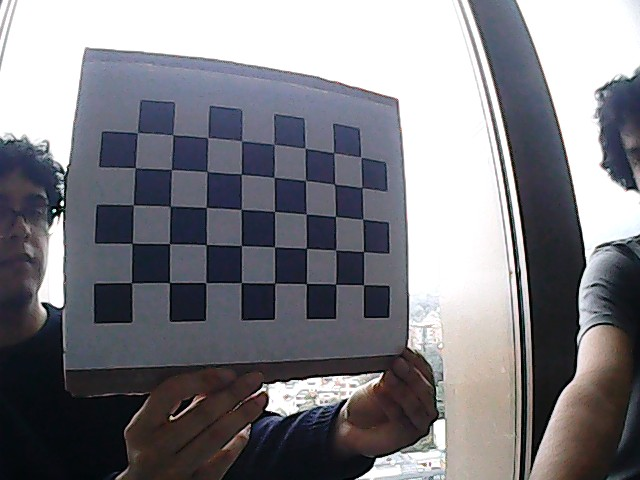
//> input picture Programas CPP/images/WIN_20260904_14_45_23_Pro.jpg, 640 x 480 px; its folder holds 4 pictures in this run
$ ./CameraCalib   (built with g++ and OpenCV 4)
//> lines starting //> are read from the running program, lines starting //| are printed output that depends on the picture; after the words box and inside, x2 and y2 are one past the last pixel; in counts of white or black regions, pixels touching at a corner belong together
/**
 * CameraCalib.cpp
 * Calibración de cámara con tablero de ajedrez y corrección de distorsión en vivo.
 *
 * Toda lente deforma la imagen. Calibrar la cámara es estimar matemáticamente esa
 * deformación para poder corregirla por software. Se obtienen:
 *
 *   - Matriz intrínseca K (3x3): distancia focal (fx, fy, en píxeles) y punto
 *     principal (cx, cy). Modela una cámara estenopeica (pinhole) ideal y es única
 *     para cada combinación cámara + lente + resolución.
 *   - Coeficientes de distorsión D: radial (k1, k2, k3: barril o cojín) y
 *     tangencial (p1, p2: lente no paralela al sensor). El modelo estándar usa 5.
 *     (Para lentes ojo de pez extremas se debe usar el módulo cv::fisheye, que
 *     emplea otro modelo de proyección.)
 *   - Extrínsecos por imagen: vectores de rotación (rvecs) y traslación (tvecs) del
 *     tablero respecto a la cámara.
 *
 * ## Procedimiento
 *   1. Definir las coordenadas 3D del tablero (plano, Z = 0), en "unidades de casilla".
 *   2. Para cada foto: detectar las esquinas interiores y refinarlas a precisión subpíxel.
 *   3. cv::calibrateCamera relaciona los puntos 3D con los 2D detectados y devuelve
 *      K, D, rvecs, tvecs y el error RMS de reproyección (cuanto menor, mejor;
 *      valores < 1 px suelen considerarse buenos).
 *   4. Guardar los resultados en calibration.yml.
 *   5. Usarlos en vivo: construir los mapas de corrección una sola vez y aplicar
 *      cv::remap en cada fotograma de la cámara.
 *
 * Importante: CHECKERBOARD cuenta ESQUINAS INTERIORES, no casillas. Un tablero de
 * 6x9 casillas tiene 5x8 esquinas interiores. Para una buena calibración conviene
 * usar ~15-25 fotos con el tablero en distintas posiciones, ángulos y zonas del
 * encuadre (cobertura > cantidad).
 *
 * ## Entrada
 *   ./images/*.jpg   fotos del tablero, junto al ejecutable (o al .vcxproj).
 */

#include <opencv2/core/version.hpp>
#include <opencv2/core.hpp>
#include <opencv2/imgcodecs.hpp>
#include <opencv2/imgproc.hpp>
#include <opencv2/highgui.hpp>
#include <opencv2/core/utils/filesystem.hpp>
#if CV_VERSION_MAJOR >= 5
#include <opencv2/calib.hpp>
#include <opencv2/objdetect.hpp>
#include <opencv2/geometry/3d.hpp>
#else
#include <opencv2/calib3d.hpp>
#endif

#include <stdio.h>
#include <iostream>
#include <vector>
#include <string>
#include <ctime>

// Defining the dimensions of checkerboard
int CHECKERBOARD[2]{ 5, 8 };

int main()
{
    // Puntos 3D del mundo real, uno vector por imagen
    std::vector<std::vector<cv::Point3f>> objpoints;
    // Puntos 2D (píxeles) detectados, un vector por imagen
    std::vector<std::vector<cv::Point2f>> imgpoints;

    // Coordenadas 3D de las esquinas del tablero: (0,0,0), (1,0,0), ... con Z = 0
    // porque el tablero es plano. Las unidades son "casillas"; si se usara el
    // tamaño real de la casilla (p. ej. 25 mm), los tvecs saldrían en mm.
    std::vector<cv::Point3f> objp;
    for (int i{ 0 }; i < CHECKERBOARD[1]; i++)
    {
        for (int j{ 0 }; j < CHECKERBOARD[0]; j++)
            objp.push_back(cv::Point3f(j, i, 0));
    }

    // Listar todas las imágenes de calibración de la carpeta
    std::vector<cv::String> images;
    std::string path = "./images/*.jpg";
    cv::glob(path, images);

    if (images.empty())
    {
        std::cerr << "No images found at " << path
            << " -- check that the 'images' folder sits next to the executable "
            << "(or next to the .vcxproj, depending on your working directory) "
            << "and that the files are .jpg." << std::endl;
        return -1;
    }

    cv::Mat frame, gray;
    // Coordenadas en píxeles de las esquinas detectadas en la imagen actual
    std::vector<cv::Point2f> corner_pts;
    bool success;

    // Recorrer todas las imágenes
    for (size_t i{ 0 }; i < images.size(); i++)
    {
        frame = cv::imread(images[i]);
//> frame is the input picture: 480 rows x 640 cols, CV_8UC3; mean B, G, R 131.7, 125.8, 126.3
        if (frame.empty())
        {
            std::cerr << "Could not read image: " << images[i] << std::endl;
            continue;
        }
        // La detección de esquinas trabaja sobre intensidades
        cv::cvtColor(frame, gray, cv::COLOR_BGR2GRAY);
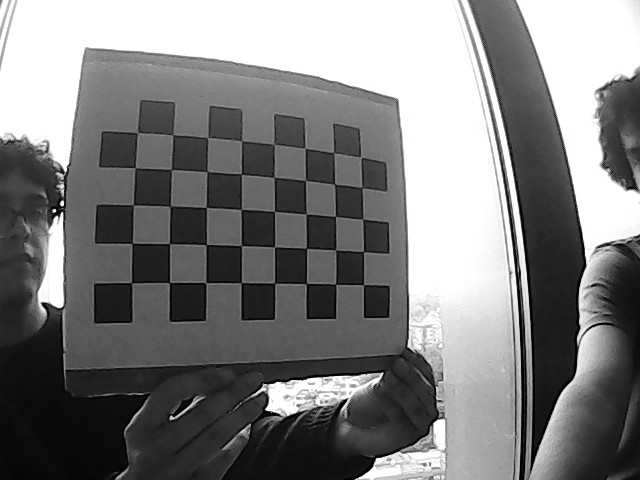
//> gray: 480 rows x 640 cols, CV_8UC1; min 0, max 255, mean 126.6
        //  Buscar las esquinas interiores del tablero.
        //  ADAPTIVE_THRESH : binariza con umbral adaptativo (robusto a iluminación irregular)
        //  FAST_CHECK      : descarte rápido si claramente no hay tablero
        //  NORMALIZE_IMAGE : ecualiza el contraste antes de binarizar
        success = cv::findChessboardCorners(
            gray,
            cv::Size(CHECKERBOARD[0], CHECKERBOARD[1]),
            corner_pts,
            cv::CALIB_CB_ADAPTIVE_THRESH | cv::CALIB_CB_FAST_CHECK | cv::CALIB_CB_NORMALIZE_IMAGE);
//> success = true; corner_pts = 40 Points (x, y), first 12: [131.3, 282.7], [132.3, 243.3], [133.1, 204.9], [135.3, 167.6], [137.4, 132.9], [169.5, 282.5], [169.5, 243.6], [170.3, 206.6], [171.4, 169.6], [172.8, 134.7], [205.7, 282.8], [206.3, 244.7]

        if (success)
        {   // Criterio de parada del refinamiento: 30 iteraciones o cambio < 0.001 px
            cv::TermCriteria criteria(cv::TermCriteria::EPS | cv::TermCriteria::MAX_ITER, 30, 0.001);

            // Refinar a precisión subpíxel (ventana de búsqueda de 11x11)
            cv::cornerSubPix(gray, corner_pts, cv::Size(11, 11), cv::Size(-1, -1), criteria);
//> corner_pts = 40 Points (x, y), first 12: [131.6, 282.7], [132.2, 243.3], [133.4, 204.8], [135.2, 167.7], [137.3, 132.6], [169.5, 282.6], [169.5, 243.6], [170.3, 206.2], [171.5, 169.5], [172.8, 134.8], [205.7, 282.6], [206.3, 244.6]

            // Dibujar las esquinas detectadas sobre la imagen para inspección visual
            cv::drawChessboardCorners(frame, cv::Size(CHECKERBOARD[0], CHECKERBOARD[1]), corner_pts, success);
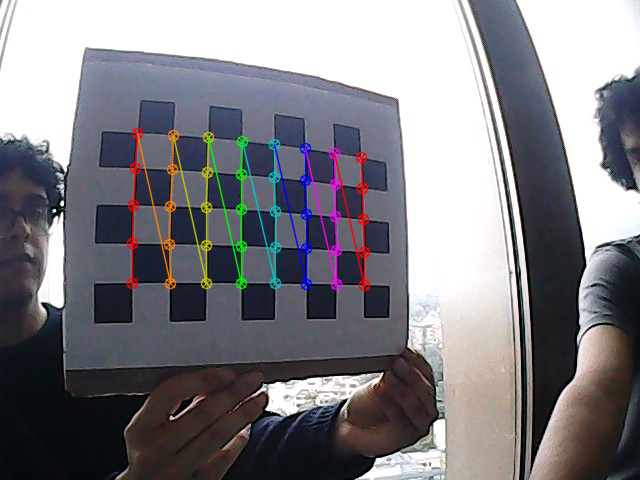
//> frame: 480 rows x 640 cols, CV_8UC3; 3.13% of pixels changed, all inside (x1, y1, x2, y2) = (126, 127, 371, 292)
            // Solo las imágenes con detección exitosa aportan a la calibración
            objpoints.push_back(objp);
            imgpoints.push_back(corner_pts);
//> imgpoints = 1 point lists
        }

        cv::imshow("Image", frame);
        cv::waitKey(0); // pasar a la siguiente imagen con cualquier tecla
    }
//> pass 2 of the loop `for (size_t i{ 0 }; i < images.size(); i++)`:
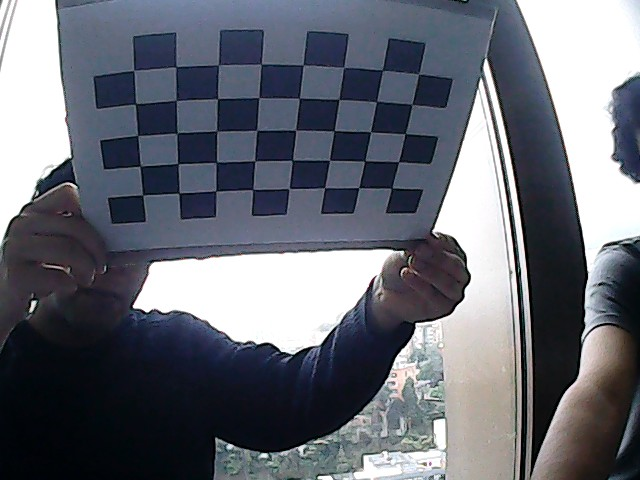
//> input picture Programas CPP/images/WIN_20260904_14_45_31_Pro.jpg, 640 x 480 px
//> frame is the input picture: 480 rows x 640 cols, CV_8UC3; mean B, G, R 115.8, 106.5, 103
//> `cv::cvtColor(frame, gray, cv::COLOR_BGR2GRAY);`:
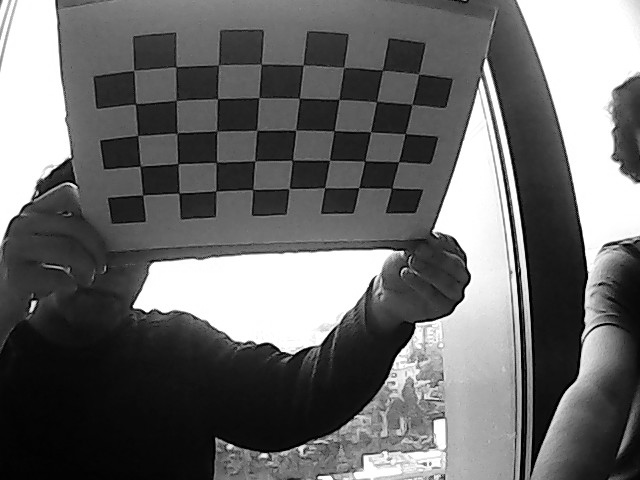
//> gray: 480 rows x 640 cols, CV_8UC1; min 0, max 255, mean 106.5
//> `success = cv::findChessboardCorners( gray, cv::Size(CHECKERBOARD[0], C..`: success = false; corner_pts = empty
//> pass 3 of the loop `for (size_t i{ 0 }; i < images.size(); i++)`:
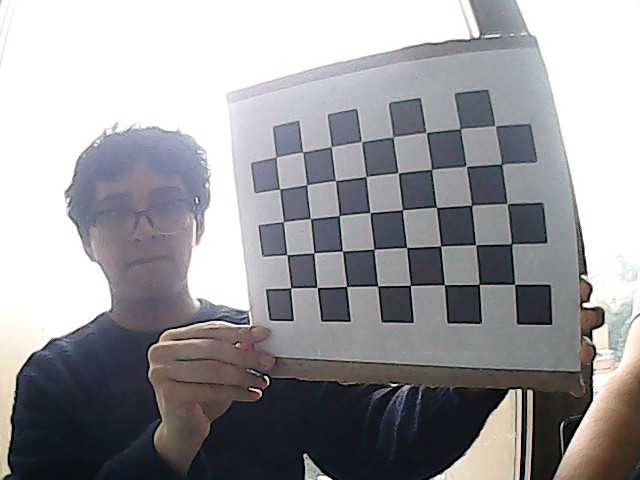
//> input picture Programas CPP/images/WIN_20260904_14_45_38_Pro.jpg, 640 x 480 px
//> frame is the input picture: 480 rows x 640 cols, CV_8UC3; mean B, G, R 156.8, 153.3, 154
//> `cv::cvtColor(frame, gray, cv::COLOR_BGR2GRAY);`:
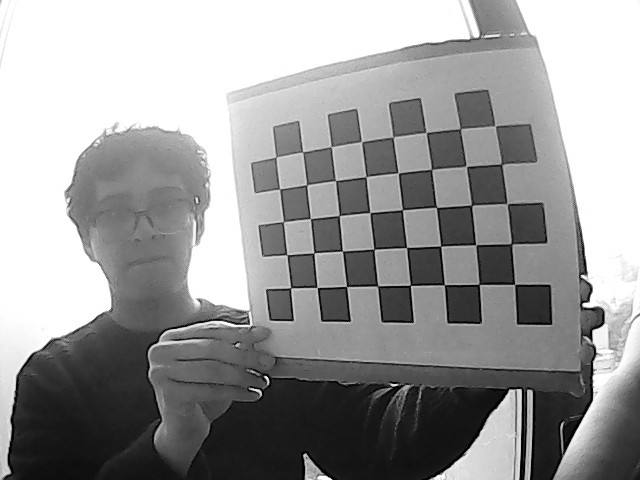
//> gray: 480 rows x 640 cols, CV_8UC1; min 0, max 255, mean 153.9
//> `success = cv::findChessboardCorners( gray, cv::Size(CHECKERBOARD[0], C..`: success = true; corner_pts = 40 Points (x, y), first 12: [290.6, 287.8], [286.8, 254.7], [283.4, 221.8], [279.7, 189], [275.9, 157.1], [317.2, 287.5], [313.8, 252.9], [310.4, 218.6], [306.7, 184.7], [302.6, 152], [346.5, 286.6], [342.4, 251]
//> `cv::cornerSubPix(gray, corner_pts, cv::Size(11, 11), cv::Size(-1, -1),..`: corner_pts = 40 Points (x, y), first 12: [290.6, 287.8], [286.9, 254.8], [283.4, 221.6], [279.7, 189.1], [275.8, 157.1], [317.2, 287.5], [313.8, 252.8], [310.5, 218.6], [306.7, 184.7], [302.7, 151.9], [346.6, 286.4], [342.4, 251.1]
//> `cv::drawChessboardCorners(frame, cv::Size(CHECKERBOARD[0], CHECKERBOAR..`:
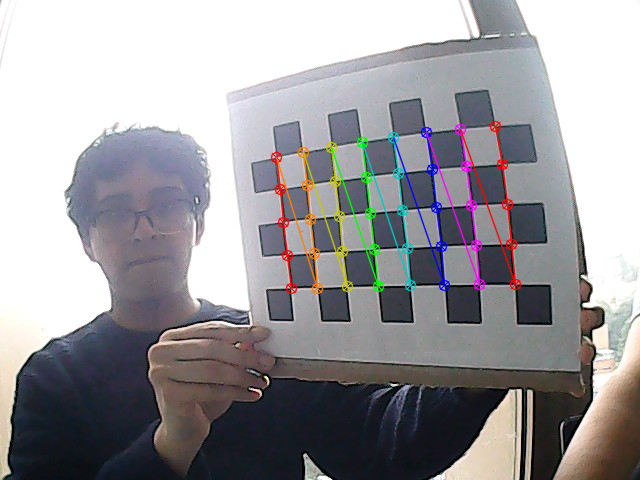
//> frame: 480 rows x 640 cols, CV_8UC3; 3.18% of pixels changed, all inside (x1, y1, x2, y2) = (270, 120, 522, 295)
//> imgpoints = 2 point lists
//> the loop made 4 passes; the first 3 are shown

    cv::destroyAllWindows();

    if (objpoints.empty())
    {
        std::cerr << "No checkerboard was successfully detected in any image -- "
            << "calibration cannot proceed." << std::endl;
        return -1;
    }

    cv::Mat cameraMatrix, distCoeffs;
    // rvecs/tvecs deben ser vectores: un vector de rotación y uno de traslación
    // por cada imagen (no una única cv::Mat)
    std::vector<cv::Mat> rvecs, tvecs;

    // Calibración: a partir de los puntos 3D conocidos (objpoints) y sus
    // correspondencias en píxeles (imgpoints), optimiza K, D y la pose del
    // tablero en cada foto minimizando el error de reproyección.
    // Devuelve el error RMS de reproyección en píxeles.
    double rms = cv::calibrateCamera(objpoints, imgpoints, gray.size(), cameraMatrix, distCoeffs, rvecs, tvecs);

    std::cout << "RMS re-projection error : " << rms << std::endl;
    std::cout << "cameraMatrix : " << cameraMatrix << std::endl;
    std::cout << "distCoeffs : " << distCoeffs << std::endl;
    std::cout << "Rotation vectors : " << std::endl;
    for (const auto& r : rvecs) std::cout << r << std::endl;
    std::cout << "Translation vectors : " << std::endl;
    for (const auto& t : tvecs) std::cout << t << std::endl;

    // ------------------------------------------------------------------
    // Exportar los resultados de la calibración a un archivo .yml
    // ------------------------------------------------------------------
    std::string outputFile = "calibration.yml";
    cv::FileStorage fs(outputFile, cv::FileStorage::WRITE);

    if (!fs.isOpened())
    {
        std::cerr << "No se pudo abrir " << outputFile << " para escritura." << std::endl;
        return -1;
    }

    // Marca de tiempo (opcional, pero util para saber cuando se calibro)
    std::time_t rawTime = std::time(nullptr);
    std::tm timeInfo{};
    char timeBuf[64];

#if defined(_WIN32)
    localtime_s(&timeInfo, &rawTime);   // version thread-safe de Windows
#else
    localtime_r(&rawTime, &timeInfo);   // version thread-safe de POSIX (Linux/Mac)
#endif

    std::strftime(timeBuf, sizeof(timeBuf), "%Y-%m-%d %H:%M:%S", &timeInfo);
    // Se guarda también la resolución: K y D solo son válidos para ella.
    fs << "calibration_date" << timeBuf;
    fs << "image_width" << gray.cols;
    fs << "image_height" << gray.rows;
    fs << "board_width" << CHECKERBOARD[0];
    fs << "board_height" << CHECKERBOARD[1];
    fs << "num_images_used" << static_cast<int>(objpoints.size());
    fs << "rms_reprojection_error" << rms;
    fs << "camera_matrix" << cameraMatrix;
    fs << "distortion_coefficients" << distCoeffs;
    fs << "rotation_vectors" << rvecs;
    fs << "translation_vectors" << tvecs;

    fs.release();

    // Mostrar la ruta absoluta para saber exactamente donde quedo el archivo
    std::string absolutePath = cv::utils::fs::canonical(outputFile);
    std::cout << "Parametros de calibracion guardados en: " << absolutePath << std::endl;

    // ------------------------------------------------------------------
    // Usar la calibracion en tiempo real: abrir la camara y mostrar
    // el video corregido (sin distorsion) lado a lado con el original
    // ------------------------------------------------------------------
    int cameraIndex = 1; // cambiar si tenes mas de una camara conectada
    cv::VideoCapture cap(cameraIndex);
    if (!cap.isOpened())
    {
        std::cerr << "No se pudo abrir la camara (indice " << cameraIndex << ")." << std::endl;
        return -1;
    }

    // Intentar que la camara capture al mismo tamaño que las imagenes de
    // calibracion, porque cameraMatrix/distCoeffs son validos para esa
    // resolucion. Algunos drivers ignoran este set();
    cap.set(cv::CAP_PROP_FRAME_WIDTH, gray.cols);
    cap.set(cv::CAP_PROP_FRAME_HEIGHT, gray.rows);

    cv::Size imageSize(
        static_cast<int>(cap.get(cv::CAP_PROP_FRAME_WIDTH)),
        static_cast<int>(cap.get(cv::CAP_PROP_FRAME_HEIGHT)));

    if (imageSize != gray.size())
    {
        std::cerr << "Aviso: la camara esta capturando a " << imageSize
            << " pero la calibracion se hizo a " << gray.size()
            << ". La correccion puede no ser exacta." << std::endl;
    }

    // Precalcular los mapas de undistorsion una sola vez (mas
    // eficiente que llamar a cv::undistort en cada frame).
    // alpha = 1 en getOptimalNewCameraMatrix conserva todos los píxeles de la
    // imagen original (puede dejar bordes negros tras corregir la distorsión).
    cv::Mat newCameraMatrix = cv::getOptimalNewCameraMatrix(
        cameraMatrix, distCoeffs, imageSize, 1, imageSize);
    // Cada píxel destino guarda en map1/map2 de qué posición de la imagen
    // distorsionada debe leer su valor.
    cv::Mat map1, map2;
    cv::initUndistortRectifyMap(
        cameraMatrix, distCoeffs, cv::Mat(), newCameraMatrix,
        imageSize, CV_16SC2, map1, map2);

    std::cout << "Camara abierta. Presiona 'q' o ESC para salir." << std::endl;

    cv::Size boardSize(CHECKERBOARD[0], CHECKERBOARD[1]);
    cv::TermCriteria cornerCriteria(cv::TermCriteria::EPS | cv::TermCriteria::MAX_ITER, 30, 0.001);

    cv::Mat liveFrame, undistorted, liveGray, undistortedGray;
    while (true)
    {
        cap >> liveFrame;
        if (liveFrame.empty())
        {
            std::cerr << "Frame vacio recibido de la camara, saliendo." << std::endl;
            break;
        }

        // Corregir la distorsión aplicando los mapas precalculados
        cv::remap(liveFrame, undistorted, map1, map2, cv::INTER_LINEAR);

        // Detectar y pintar las esquinas del tablero sobre la imagen original
        // NOTA: sin CALIB_CB_FAST_CHECK aca -- ese flag da falsos negativos
        // con video (blur de movimiento / ruido), a diferencia de fotos fijas.
        cv::cvtColor(liveFrame, liveGray, cv::COLOR_BGR2GRAY);
        std::vector<cv::Point2f> liveCorners;
        bool foundLive = cv::findChessboardCorners(
            liveGray, boardSize, liveCorners,
            cv::CALIB_CB_ADAPTIVE_THRESH | cv::CALIB_CB_NORMALIZE_IMAGE);
//> liveCorners = 40 Points (x, y), first 12: [131.3, 282.7], [132.3, 243.3], [133.1, 204.9], [135.3, 167.6], [137.4, 132.9], [169.5, 282.5], [169.5, 243.6], [170.3, 206.6], [171.4, 169.6], [172.8, 134.7], [205.7, 282.8], [206.3, 244.7]; foundLive = true
        if (foundLive)
        {
            cv::cornerSubPix(liveGray, liveCorners, cv::Size(11, 11), cv::Size(-1, -1), cornerCriteria);
//> liveCorners = 40 Points (x, y), first 12: [131.6, 282.7], [132.2, 243.3], [133.4, 204.8], [135.2, 167.7], [137.3, 132.6], [169.5, 282.6], [169.5, 243.6], [170.3, 206.2], [171.5, 169.5], [172.8, 134.8], [205.7, 282.6], [206.3, 244.6]
            cv::drawChessboardCorners(liveFrame, boardSize, liveCorners, foundLive);
        }
        cv::putText(liveFrame, foundLive ? "Detectado" : "No detectado",
            cv::Point(20, 40), cv::FONT_HERSHEY_SIMPLEX, 1.0,
            foundLive ? cv::Scalar(0, 255, 0) : cv::Scalar(0, 0, 255), 2);
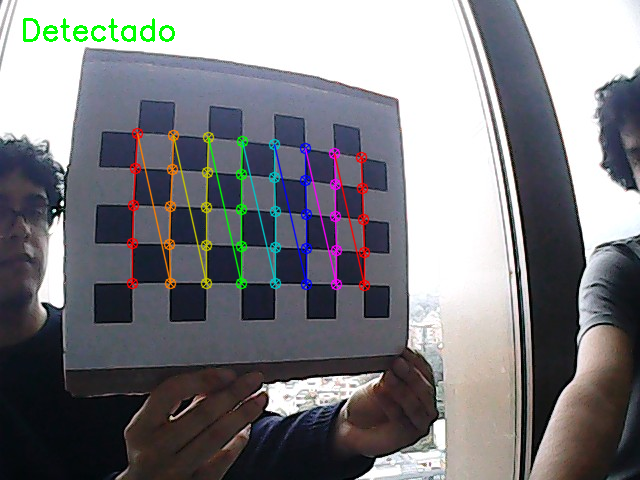
//> liveFrame: 480 rows x 640 cols, CV_8UC3; 0.39% of pixels changed, all inside (x1, y1, x2, y2) = (23, 18, 175, 42)

        // Detectar y pintar las esquinas del tablero sobre la imagen ya corregida.
        // Comparar ambas vistas permite verificar visualmente que las líneas rectas
        // del tablero si quedan rectas tras la corrección.
        cv::cvtColor(undistorted, undistortedGray, cv::COLOR_BGR2GRAY);
        std::vector<cv::Point2f> undistortedCorners;
        bool foundUndistorted = cv::findChessboardCorners(
            undistortedGray, boardSize, undistortedCorners,
            cv::CALIB_CB_ADAPTIVE_THRESH | cv::CALIB_CB_NORMALIZE_IMAGE);
        if (foundUndistorted)
        {
            cv::cornerSubPix(undistortedGray, undistortedCorners, cv::Size(11, 11), cv::Size(-1, -1), cornerCriteria);
            cv::drawChessboardCorners(undistorted, boardSize, undistortedCorners, foundUndistorted);
        }
        cv::putText(undistorted, foundUndistorted ? "Detectado" : "No detectado",
            cv::Point(20, 40), cv::FONT_HERSHEY_SIMPLEX, 1.0,
            foundUndistorted ? cv::Scalar(0, 255, 0) : cv::Scalar(0, 0, 255), 2);

        cv::imshow("Original", liveFrame);
        cv::imshow("Corregido (undistorted)", undistorted);
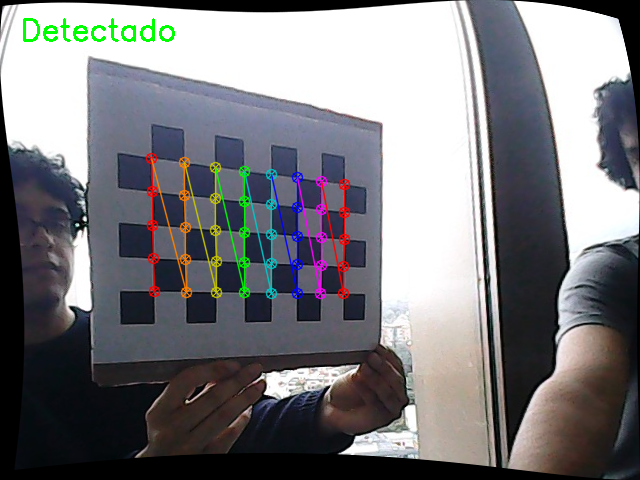
//> window 'Corregido (undistorted)': 480 rows x 640 cols, CV_8UC3; mean B, G, R 126.4, 122.8, 122.9

        int key = cv::waitKey(1);
//> the 'q' key is pressed
        if (key == 'q' || key == 27) // 27 = tecla ESC para parar el programa
            break;
    }
    // Liberar siempre la cámara para evitar bloquearla
    cap.release();
    cv::destroyAllWindows();

    return 0;
}
